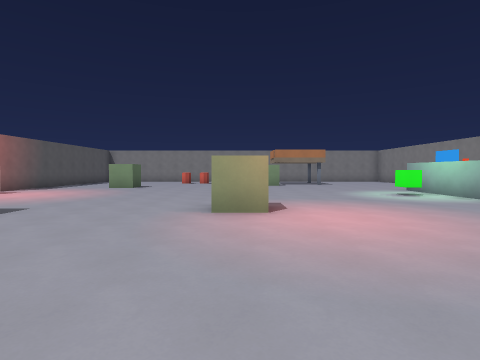
view 1 (above)

18 first-person views from a walk through a Godot game level. The camera is 1.5 m above the floor, tilts 2° down and sees 80° across. The floor is counted in squares, 2 m on a side. Each view is taken from the middle of a square. On the plan, view 1 faces up. The plan holds only what a view shows up to about 10 squares ahead; the rest is blank. The place goes on beyond the plan. Characters and animated objects are not drawn.

view 2
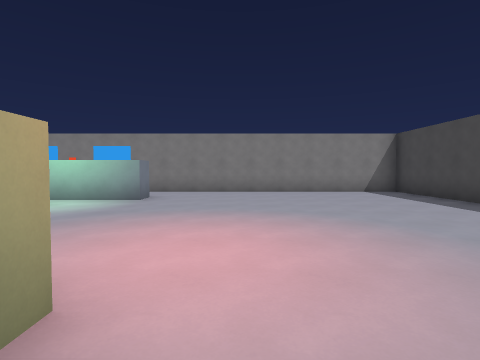

view 3
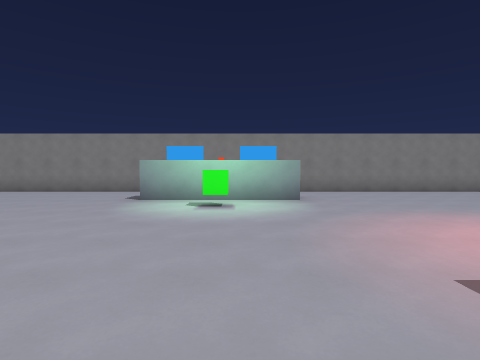

view 4
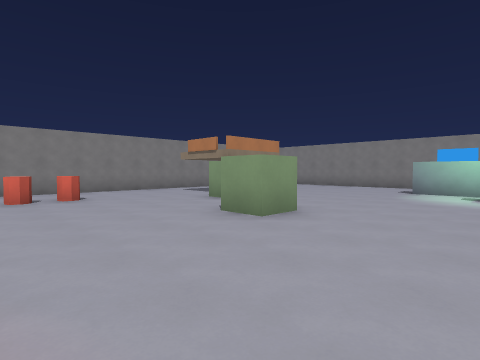

view 5
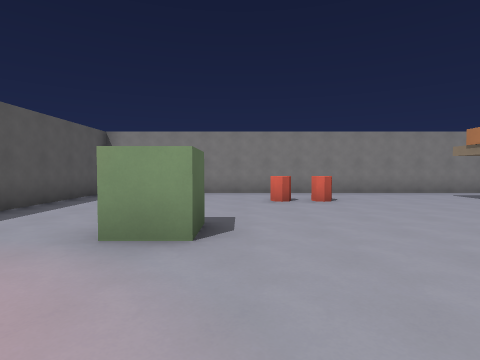

view 6
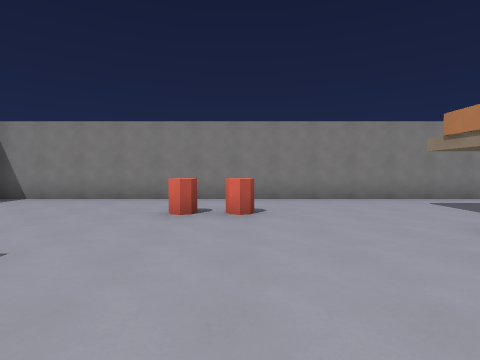

view 7
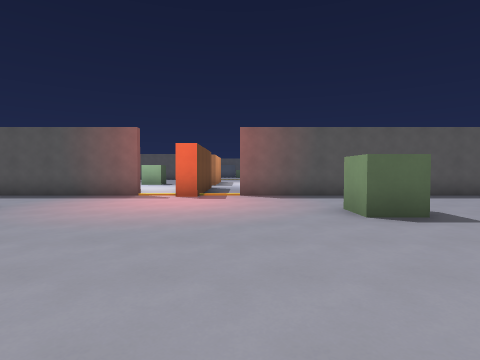

view 8
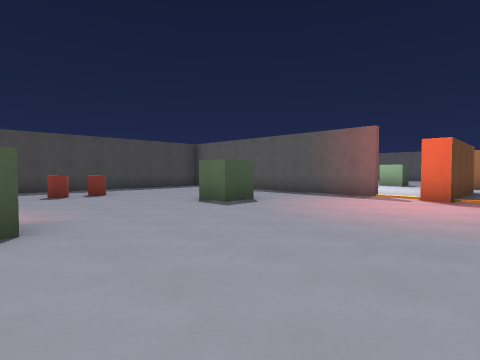

view 9
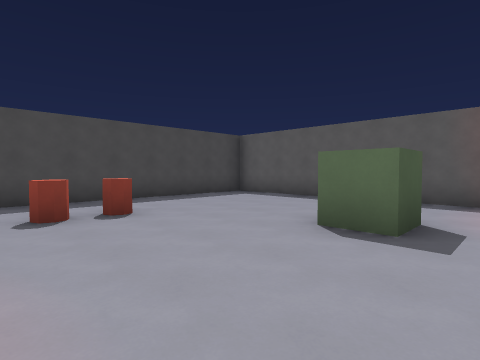

view 10
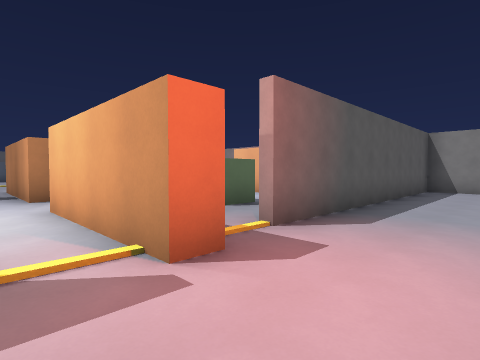

view 11
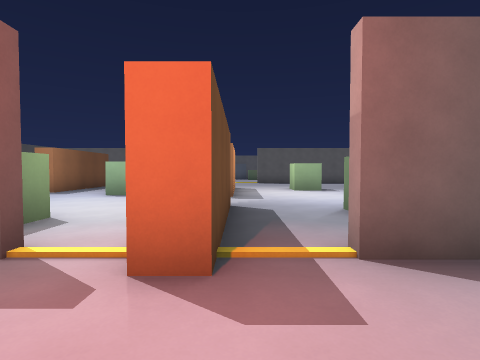

view 12
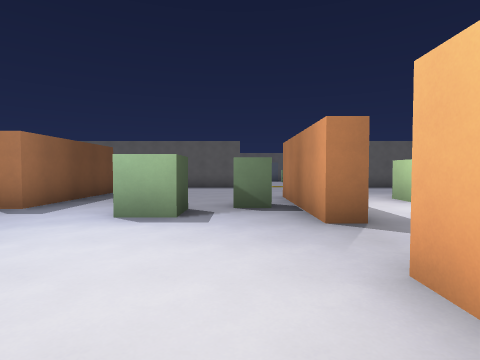

view 13
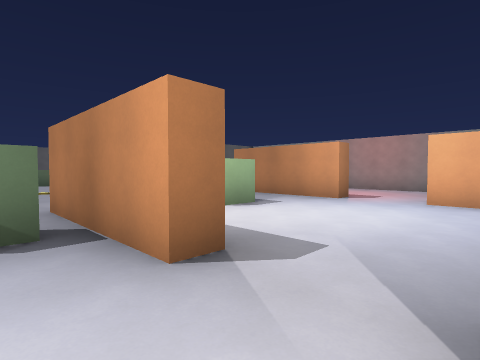

view 14
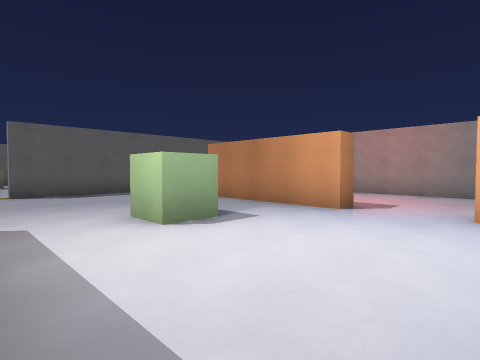

view 15
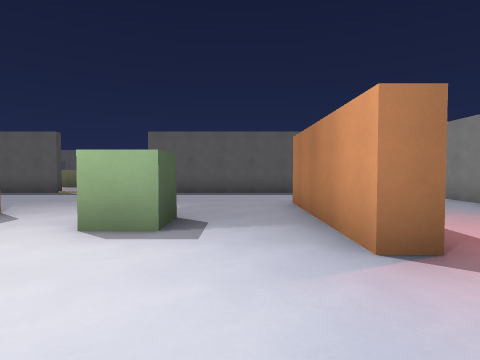

view 16
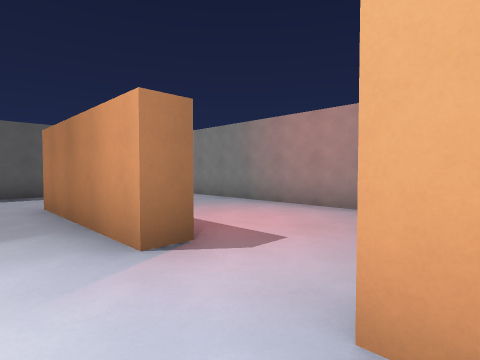

view 17
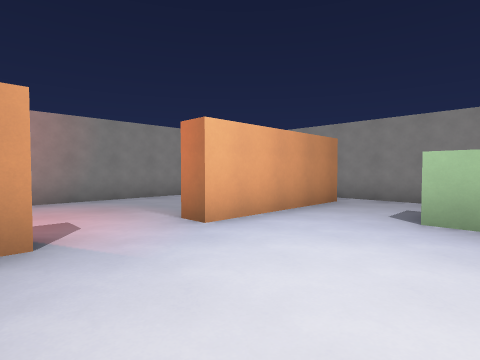

view 18
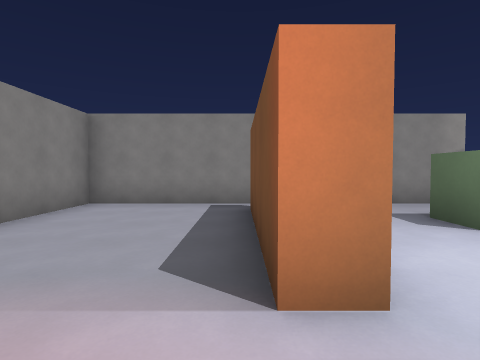

### Floor plan
Points are (right, up) in squares from view 1. A wall is a line through its corners. A room is listed if a view was taken in it or the views show most of it. See-through windows are left out.
Room 1 (views 1, 2, 3, 4, 5, 6, 7, 8, 9, 10, 11)
walls: (6.9, 6.5) (6.1, 6.5) (6.1, 10.5); (-8, 8.8) (-8, 8.2); (-8.4, 7.1) (-8.4, -0.9); (8.9, 11.4) (8.9, 16.4); (5.4, -1.4) (8.9, -1.4) (8.9, 7.1); (4.2, 18.4) (-8.4, 18.4) (-8.4, 10); (-7.9, -1.4) (-1.4, -1.4)
ways out: opening at (-8, 8) to room 2
objects: crate (-5, 4) to (-5, 5); crate (-5, 12) to (-5, 13); barrel (-3, 1); barrel (-3, 16); barrel (-2, 1); barrel (-2, 16); crate (0, 5) to (0, 6); crate (0, 11) to (0, 12); crate (1, 14); other object (5, 9)
Room 2 (views 12, 13, 14, 15, 16, 17)
walls: (-15.9, 8.8) (-14.2, 8.8); (-14, 8.9) (-14, 8.2) (-18, 8.2); (-12, 8.8) (-8, 8.8); (-15.5, 14.2) (-19.5, 14.2); (-19.5, 2.8) (-15.5, 2.8); (-8.6, 10.6) (-8.6, 14.5); (-8, 8.2) (-12, 8.2); (-22.4, 7.1) (-22.4, 5.1); (-9.4, 14.2) (-13.5, 14.2); (-22.4, 14.8) (-22.4, 10)
ways out: opening at (-8, 8) to room 1; opening at (-14.5, 15) to room 3; opening at (-9, 15) to room 3; opening at (-14.5, 3)
objects: crate (-17, 11) to (-17, 12); crate (-16, 7); crate (-15, 5) to (-15, 6); crate (-11, 11) to (-11, 12); crate (-10, 5) to (-10, 6)
Room 3 (view 18)
walls: (-15.5, 14.9) (-15.5, 14.2); (-13.5, 14.2) (-13.5, 14.8) (-9.9, 14.8); (-8.6, 14.5) (-8.6, 18.4) (-20.5, 18.4)
ways out: opening at (-14.5, 15) to room 2; opening at (-9, 15) to room 2

Positions as (right, up) in squares from view 1, and headings:
1: (0, 0), facing up
2: (-1, 4), facing right
3: (-1, 8), facing right
4: (-4, 8), facing up-right
5: (-4, 9), facing up
6: (-2, 11), facing up
7: (0, 10), facing left
8: (0, 10), facing down-left
9: (-1, 6), facing down-left
10: (-6, 7), facing up-left
11: (-6, 9), facing left
12: (-10, 7), facing left
13: (-12, 7), facing up-left
14: (-13, 9), facing up-left
15: (-13, 13), facing left
16: (-13, 13), facing up-left
17: (-16, 11), facing up-right
18: (-15, 15), facing right
